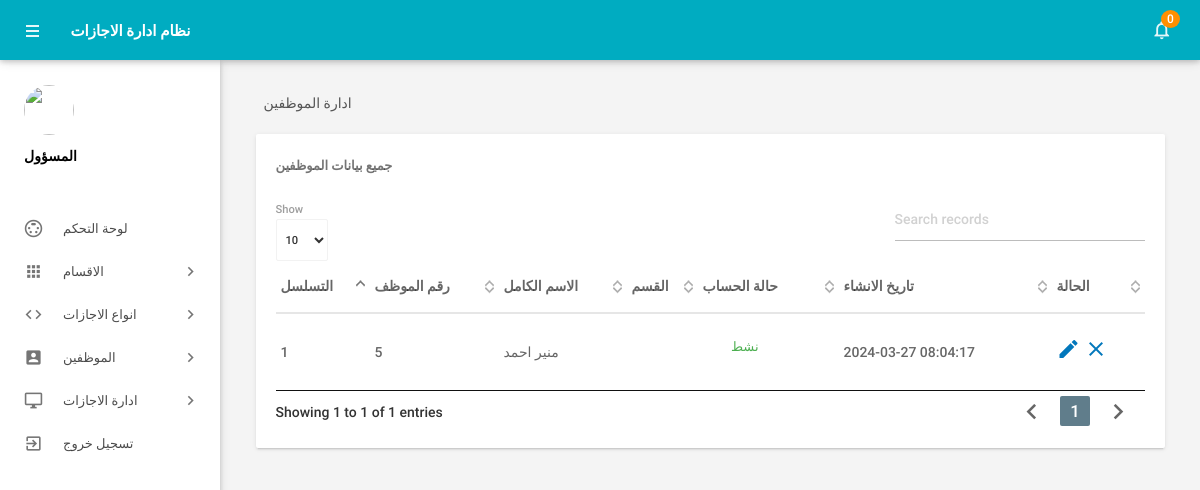
Page /admin/manageemployee.php (signed in) on the committed database.
### tables this page shows
CREATE TABLE `tblemployees` (
  `id` int(11) NOT NULL,
  `EmpId` varchar(100) NOT NULL,
  `FirstName` varchar(150) NOT NULL,
  `LastName` varchar(150) NOT NULL,
  `EmailId` varchar(200) NOT NULL,
  `Password` varchar(180) NOT NULL,
  `Gender` varchar(100) NOT NULL,
  `Dob` varchar(100) NOT NULL,
  `Department` varchar(255) NOT NULL,
  `Address` varchar(255) NOT NULL,
  `City` varchar(200) NOT NULL,
  `Country` varchar(150) NOT NULL,
  `Phonenumber` char(11) NOT NULL,
  `Status` int(1) NOT NULL,
  `RegDate` timestamp NOT NULL DEFAULT current_timestamp()
);

### admin/manageemployee.php (the view, shortened to what this page needs)
<?php
include('includes/config.php');
if(strlen($_SESSION['alogin'])==0)
    {
header('location:index.php');
}
else{
 ?>
<!DOCTYPE html>
<html lang="en">
    <head>
        <link type="text/css" rel="stylesheet" href="../assets/plugins/materialize/css/materialize.min.css"/>
        <link href="../assets/plugins/material-preloader/css/materialPreloader.min.css" rel="stylesheet">
        <link href="../assets/plugins/datatables/css/jquery.dataTables.min.css" rel="stylesheet">
        <link href="../assets/css/alpha.min.css" rel="stylesheet" type="text/css"/>
        <link href="../assets/css/custom.css" rel="stylesheet" type="text/css"/>
    </head>
    <body>
       <?php include('includes/header.php');?>
       <?php include('includes/sidebar.php');?>
            <main class="mn-inner">
                <div class="row">
                    <div class="col s12">
                        <div class="page-title">ادارة الموظفين</div>
                    </div>
                    <div class="col s12 m12 l12">
                        <div class="card">
                            <div class="card-content">
                                <span class="card-title">جميع بيانات الموظفين</span>
                                <table id="example" class="display responsive-table ">
                                    <thead>
                                        <tr>
                                            <th>التسلسل</th>
                                            <th>رقم الموظف</th>
                                            <th>الاسم الكامل</th>
                                            <th>القسم</th>
                                             <th>حالة الحساب</th>
                                             <th>تاريخ الانشاء</th>
                                            <th>الحالة</th>
                                        </tr>
                                    </thead>
                                    <tbody>
<?php $sql = "SELECT EmpId,FirstName,LastName,Department,Status,RegDate,id from  tblemployees";
$query = $dbh -> prepare($sql);
$query->execute();
$results=$query->fetchAll(PDO::FETCH_OBJ);
$cnt=1;
if($query->rowCount() > 0)
{
foreach($results as $result)
{               ?>
                                        <tr>
                                            <td> <?php echo htmlentities($cnt);?></td>
                                            <td><?php echo htmlentities($result->EmpId);?></td>
                                            <td><?php echo htmlentities($result->FirstName);?>&nbsp;<?php echo htmlentities($result->LastName);?></td>
                                            <td><?php echo htmlentities($result->Department);?></td>
                                             <td><?php $stats=$result->Status;
if($stats){
                                             ?>
                                                 <a class="waves-effect waves-green btn-flat m-b-xs">نشط</a>
                                                 <?php } else { ?>
                                                 <a class="waves-effect waves-red btn-flat m-b-xs">غير نشط</a>
                                                 <?php } ?>
                                             </td>
                                              <td><?php echo htmlentities($result->RegDate);?></td>
                                            <td><a href="editemployee.php?empid=<?php echo htmlentities($result->id);?>"><i class="material-icons">mode_edit</i></a>
                                        <?php if($result->Status==1)
 {?>
<a href="manageemployee.php?inid=<?php echo htmlentities($result->id);?>" onclick="return confirm('هل أنت متأكد أنك تريد إلغاء تنشيط هذا الموظف؟');"" > <i class="material-icons" title="Inactive">clear</i>
<?php } else {?>
                                            <a href="manageemployee.php?id=<?php echo htmlentities($result->id);?>" onclick="return confirm('هل أنت متأكد أنك تريد تنشيط هذا الموظف؟');""><i class="material-icons" title="Active">done</i>
                                            <?php } ?> </td>
                                        </tr>
                                         <?php $cnt++;} }?>
                                    </tbody>
                                </table>
                            </div>
                        </div>
                    </div>
                </div>
            </main>
        </div>
        <div class="left-sidebar-hover"></div>
    </body>
</html>
<?php } ?>

### rows in the picture
tblemployees: EmpId "5", FirstName "منير", LastName "احمد", Status "نشط", RegDate "2024-03-27 08:04:17"

### other values in the picture
$unreadcount "0"
